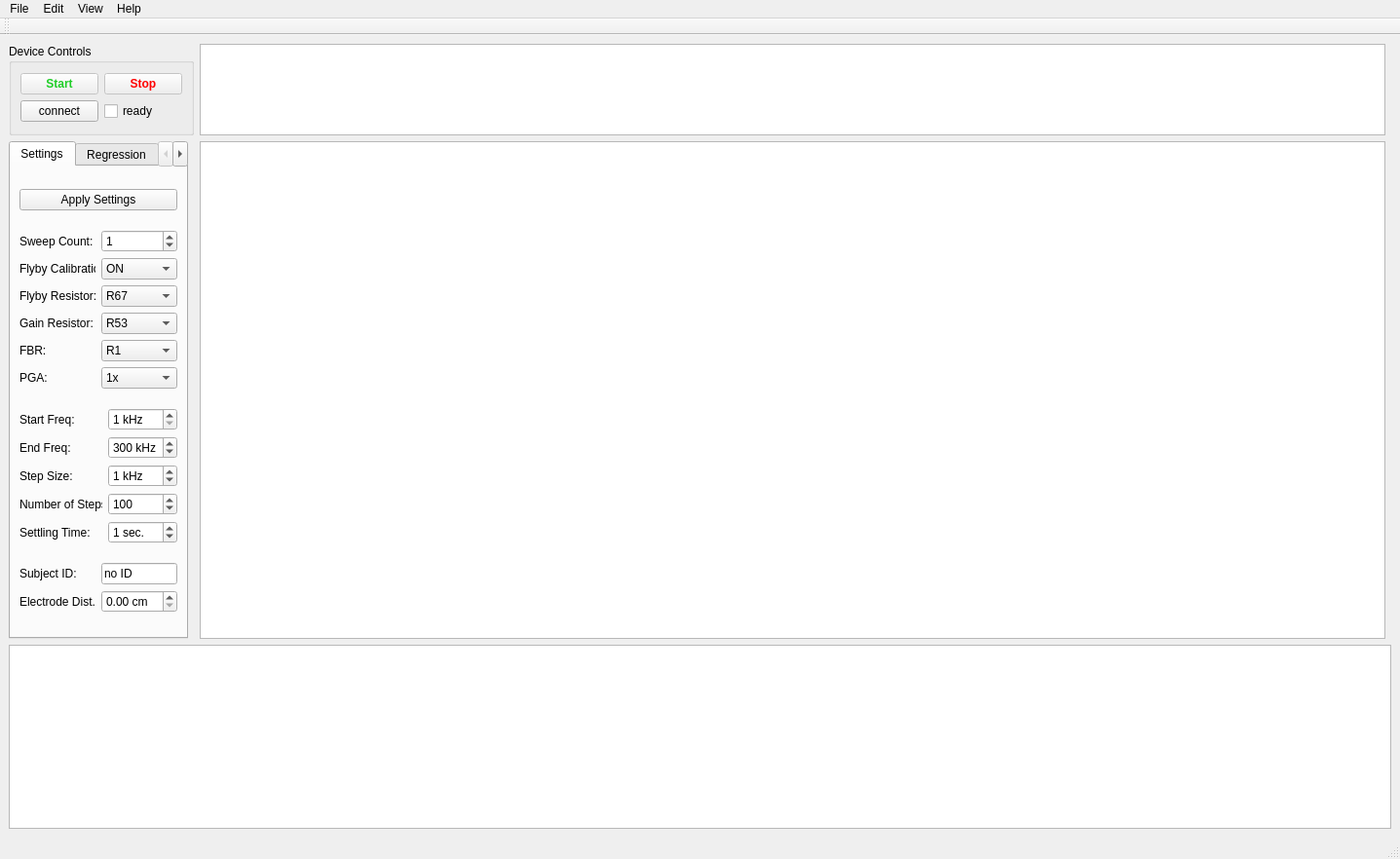
<?xml version="1.0" encoding="UTF-8"?>
<ui version="4.0">
 <class>mainWindow</class>
 <widget class="QMainWindow" name="mainWindow">
  <property name="geometry">
   <rect>
    <x>0</x>
    <y>0</y>
    <width>1437</width>
    <height>882</height>
   </rect>
  </property>
  <property name="sizePolicy">
   <sizepolicy hsizetype="Preferred" vsizetype="Ignored">
    <horstretch>0</horstretch>
    <verstretch>0</verstretch>
   </sizepolicy>
  </property>
  <property name="maximumSize">
   <size>
    <width>16777215</width>
    <height>1000</height>
   </size>
  </property>
  <property name="windowTitle">
   <string>ipsectro</string>
  </property>
  <widget class="QWidget" name="centralwidget">
   <layout class="QGridLayout" name="gridLayout_3">
    <item row="1" column="1">
     <widget class="PlotWidget" name="plot1_graphicsView">
      <property name="minimumSize">
       <size>
        <width>849</width>
        <height>511</height>
       </size>
      </property>
     </widget>
    </item>
    <item row="1" column="0">
     <widget class="QTabWidget" name="tabWidget">
      <property name="maximumSize">
       <size>
        <width>184</width>
        <height>16777215</height>
       </size>
      </property>
      <property name="currentIndex">
       <number>0</number>
      </property>
      <widget class="QWidget" name="tab">
       <attribute name="title">
        <string>Settings</string>
       </attribute>
       <layout class="QGridLayout" name="gridLayout_6">
        <item row="1" column="1">
         <layout class="QGridLayout" name="gridLayout_9">
          <item row="3" column="0">
           <widget class="QLabel" name="label_3">
            <property name="text">
             <string>Gain Resistor:</string>
            </property>
           </widget>
          </item>
          <item row="2" column="1">
           <widget class="QComboBox" name="flyby_resistor_comboBox">
            <item>
             <property name="text">
              <string>R67</string>
             </property>
            </item>
            <item>
             <property name="text">
              <string>R69</string>
             </property>
            </item>
            <item>
             <property name="text">
              <string>R71</string>
             </property>
            </item>
            <item>
             <property name="text">
              <string>R73</string>
             </property>
            </item>
            <item>
             <property name="text">
              <string>R65</string>
             </property>
            </item>
            <item>
             <property name="text">
              <string>R74/R72/C81</string>
             </property>
            </item>
            <item>
             <property name="text">
              <string>R70/R68/C79</string>
             </property>
            </item>
            <item>
             <property name="text">
              <string>R66/R64/C75</string>
             </property>
            </item>
           </widget>
          </item>
          <item row="0" column="1">
           <widget class="QSpinBox" name="sweep_count_spinBox">
            <property name="value">
             <number>1</number>
            </property>
           </widget>
          </item>
          <item row="1" column="1">
           <widget class="QComboBox" name="flyby_calibration_comboBox">
            <item>
             <property name="text">
              <string>ON</string>
             </property>
            </item>
            <item>
             <property name="text">
              <string>OFF</string>
             </property>
            </item>
           </widget>
          </item>
          <item row="4" column="1">
           <widget class="QComboBox" name="fbr_comboBox">
            <item>
             <property name="text">
              <string>R1</string>
             </property>
            </item>
            <item>
             <property name="text">
              <string>R4</string>
             </property>
            </item>
            <item>
             <property name="text">
              <string>R6</string>
             </property>
            </item>
            <item>
             <property name="text">
              <string>R7</string>
             </property>
            </item>
            <item>
             <property name="text">
              <string>R11</string>
             </property>
            </item>
            <item>
             <property name="text">
              <string>R15</string>
             </property>
            </item>
            <item>
             <property name="text">
              <string>R17</string>
             </property>
            </item>
            <item>
             <property name="text">
              <string>R19</string>
             </property>
            </item>
           </widget>
          </item>
          <item row="3" column="1">
           <widget class="QComboBox" name="gain_resistor_comboBox">
            <item>
             <property name="text">
              <string>R53</string>
             </property>
            </item>
            <item>
             <property name="text">
              <string>R54</string>
             </property>
            </item>
            <item>
             <property name="text">
              <string>R55</string>
             </property>
            </item>
            <item>
             <property name="text">
              <string>R56</string>
             </property>
            </item>
            <item>
             <property name="text">
              <string>R44</string>
             </property>
            </item>
            <item>
             <property name="text">
              <string>R46</string>
             </property>
            </item>
            <item>
             <property name="text">
              <string>R50</string>
             </property>
            </item>
            <item>
             <property name="text">
              <string>R52</string>
             </property>
            </item>
           </widget>
          </item>
          <item row="2" column="0">
           <widget class="QLabel" name="label_5">
            <property name="text">
             <string>Flyby Resistor:</string>
            </property>
           </widget>
          </item>
          <item row="5" column="1">
           <widget class="QComboBox" name="pga_comboBox">
            <item>
             <property name="text">
              <string>1x</string>
             </property>
            </item>
            <item>
             <property name="text">
              <string>5x</string>
             </property>
            </item>
           </widget>
          </item>
          <item row="4" column="0">
           <widget class="QLabel" name="label_4">
            <property name="text">
             <string>FBR:</string>
            </property>
           </widget>
          </item>
          <item row="1" column="0">
           <widget class="QLabel" name="label_2">
            <property name="text">
             <string>Flyby Calibration:</string>
            </property>
           </widget>
          </item>
          <item row="5" column="0">
           <widget class="QLabel" name="label_6">
            <property name="text">
             <string>PGA:</string>
            </property>
           </widget>
          </item>
          <item row="0" column="0">
           <widget class="QLabel" name="label">
            <property name="text">
             <string>Sweep Count:</string>
            </property>
           </widget>
          </item>
         </layout>
        </item>
        <item row="2" column="1">
         <layout class="QVBoxLayout" name="verticalLayout_2">
          <item>
           <layout class="QGridLayout" name="gridLayout_5">
            <item row="0" column="1">
             <widget class="QSpinBox" name="start_freq_spinBox">
              <property name="suffix">
               <string> kHz</string>
              </property>
              <property name="minimum">
               <number>1</number>
              </property>
              <property name="maximum">
               <number>499</number>
              </property>
             </widget>
            </item>
            <item row="1" column="1">
             <widget class="QSpinBox" name="end_freq_spinBox">
              <property name="suffix">
               <string> kHz</string>
              </property>
              <property name="prefix">
               <string/>
              </property>
              <property name="minimum">
               <number>1</number>
              </property>
              <property name="maximum">
               <number>500</number>
              </property>
              <property name="value">
               <number>300</number>
              </property>
             </widget>
            </item>
            <item row="2" column="0">
             <widget class="QLabel" name="label_9">
              <property name="text">
               <string>Step Size:</string>
              </property>
             </widget>
            </item>
            <item row="2" column="1">
             <widget class="QSpinBox" name="step_size_spinBox">
              <property name="suffix">
               <string> kHz</string>
              </property>
              <property name="maximum">
               <number>5</number>
              </property>
              <property name="value">
               <number>1</number>
              </property>
             </widget>
            </item>
            <item row="4" column="0">
             <widget class="QLabel" name="label_11">
              <property name="text">
               <string>Settling Time:</string>
              </property>
             </widget>
            </item>
            <item row="0" column="0">
             <widget class="QLabel" name="label_7">
              <property name="text">
               <string>Start Freq:</string>
              </property>
             </widget>
            </item>
            <item row="4" column="1">
             <widget class="QSpinBox" name="settling_time_spinBox">
              <property name="suffix">
               <string> sec.</string>
              </property>
              <property name="maximum">
               <number>5</number>
              </property>
              <property name="value">
               <number>1</number>
              </property>
             </widget>
            </item>
            <item row="3" column="0">
             <widget class="QLabel" name="label_10">
              <property name="text">
               <string>Number of Steps:</string>
              </property>
             </widget>
            </item>
            <item row="1" column="0">
             <widget class="QLabel" name="label_8">
              <property name="text">
               <string>End Freq:</string>
              </property>
             </widget>
            </item>
            <item row="3" column="1">
             <widget class="QSpinBox" name="number_of_steps_spinBox_4">
              <property name="minimum">
               <number>1</number>
              </property>
              <property name="maximum">
               <number>511</number>
              </property>
              <property name="value">
               <number>100</number>
              </property>
             </widget>
            </item>
           </layout>
          </item>
         </layout>
        </item>
        <item row="3" column="1">
         <layout class="QGridLayout" name="gridLayout_10">
          <item row="0" column="0">
           <widget class="QLabel" name="label_12">
            <property name="text">
             <string>Subject ID:</string>
            </property>
           </widget>
          </item>
          <item row="0" column="1">
           <widget class="QLineEdit" name="subject_id_lineEdit">
            <property name="inputMask">
             <string/>
            </property>
            <property name="text">
             <string>no ID</string>
            </property>
           </widget>
          </item>
          <item row="1" column="1">
           <widget class="QDoubleSpinBox" name="electode_dist_doubleSpinBox">
            <property name="suffix">
             <string> cm</string>
            </property>
           </widget>
          </item>
          <item row="1" column="0">
           <widget class="QLabel" name="label_13">
            <property name="text">
             <string>Electrode Dist.</string>
            </property>
           </widget>
          </item>
         </layout>
        </item>
        <item row="0" column="1">
         <widget class="QPushButton" name="apply_settings_QPushButton">
          <property name="text">
           <string>Apply Settings</string>
          </property>
         </widget>
        </item>
       </layout>
      </widget>
      <widget class="QWidget" name="tab_2">
       <attribute name="title">
        <string>Regression</string>
       </attribute>
       <layout class="QGridLayout" name="gridLayout_8">
        <item row="1" column="0">
         <layout class="QGridLayout" name="gridLayout_7">
          <item row="7" column="0">
           <widget class="QLabel" name="label_16">
            <property name="text">
             <string>TextLabel</string>
            </property>
           </widget>
          </item>
          <item row="5" column="0">
           <widget class="QLabel" name="label_20">
            <property name="text">
             <string>TextLabel</string>
            </property>
           </widget>
          </item>
          <item row="2" column="0">
           <widget class="QLabel" name="label_17">
            <property name="text">
             <string>TextLabel</string>
            </property>
           </widget>
          </item>
          <item row="4" column="0">
           <widget class="QLabel" name="label_19">
            <property name="text">
             <string>TextLabel</string>
            </property>
           </widget>
          </item>
          <item row="1" column="0">
           <widget class="QLabel" name="label_15">
            <property name="text">
             <string>TextLabel</string>
            </property>
           </widget>
          </item>
          <item row="0" column="0">
           <widget class="QLabel" name="label_14">
            <property name="text">
             <string>TextLabel</string>
            </property>
           </widget>
          </item>
          <item row="3" column="0">
           <widget class="QLabel" name="label_18">
            <property name="text">
             <string>TextLabel</string>
            </property>
           </widget>
          </item>
          <item row="6" column="0">
           <widget class="QLabel" name="label_21">
            <property name="text">
             <string>TextLabel</string>
            </property>
           </widget>
          </item>
          <item row="0" column="1">
           <widget class="QLabel" name="label_22">
            <property name="text">
             <string>TextLabel</string>
            </property>
           </widget>
          </item>
          <item row="1" column="1">
           <widget class="QLabel" name="label_23">
            <property name="text">
             <string>TextLabel</string>
            </property>
           </widget>
          </item>
          <item row="2" column="1">
           <widget class="QLabel" name="label_24">
            <property name="text">
             <string>TextLabel</string>
            </property>
           </widget>
          </item>
          <item row="3" column="1">
           <widget class="QLabel" name="label_25">
            <property name="text">
             <string>TextLabel</string>
            </property>
           </widget>
          </item>
          <item row="4" column="1">
           <widget class="QLabel" name="label_26">
            <property name="text">
             <string>TextLabel</string>
            </property>
           </widget>
          </item>
          <item row="5" column="1">
           <widget class="QLabel" name="label_27">
            <property name="text">
             <string>TextLabel</string>
            </property>
           </widget>
          </item>
          <item row="6" column="1">
           <widget class="QLabel" name="label_28">
            <property name="text">
             <string>TextLabel</string>
            </property>
           </widget>
          </item>
          <item row="7" column="1">
           <widget class="QLabel" name="label_29">
            <property name="text">
             <string>TextLabel</string>
            </property>
           </widget>
          </item>
         </layout>
        </item>
        <item row="0" column="0">
         <widget class="QPushButton" name="run_regression_QPushButton">
          <property name="text">
           <string>Run Regression</string>
          </property>
         </widget>
        </item>
       </layout>
      </widget>
      <widget class="QWidget" name="tab_5">
       <attribute name="title">
        <string>Page</string>
       </attribute>
       <widget class="QGroupBox" name="groupBox_2">
        <property name="geometry">
         <rect>
          <x>0</x>
          <y>0</y>
          <width>301</width>
          <height>481</height>
         </rect>
        </property>
        <property name="title">
         <string>All Scans</string>
        </property>
        <layout class="QGridLayout" name="gridLayout_11">
         <item row="3" column="1">
          <widget class="QTableView" name="tableView"/>
         </item>
         <item row="2" column="1">
          <layout class="QHBoxLayout" name="horizontalLayout_2">
           <item>
            <widget class="QPushButton" name="pushButton_3">
             <property name="text">
              <string>View</string>
             </property>
            </widget>
           </item>
           <item>
            <widget class="QPushButton" name="pushButton_4">
             <property name="text">
              <string>Delete</string>
             </property>
            </widget>
           </item>
          </layout>
         </item>
         <item row="3" column="0">
          <widget class="QTreeWidget" name="treeWidget">
           <column>
            <property name="text">
             <string notr="true">1</string>
            </property>
           </column>
          </widget>
         </item>
         <item row="1" column="1">
          <layout class="QHBoxLayout" name="horizontalLayout">
           <item>
            <widget class="QPushButton" name="pushButton_2">
             <property name="text">
              <string>Un-Plot Data</string>
             </property>
            </widget>
           </item>
           <item>
            <widget class="QPushButton" name="pushButton">
             <property name="text">
              <string>Plot Data</string>
             </property>
            </widget>
           </item>
          </layout>
         </item>
        </layout>
       </widget>
      </widget>
     </widget>
    </item>
    <item row="2" column="0" colspan="3">
     <widget class="QTextBrowser" name="bottom_textBrowser">
      <property name="maximumSize">
       <size>
        <width>16777215</width>
        <height>1111111</height>
       </size>
      </property>
     </widget>
    </item>
    <item row="0" column="0">
     <widget class="QGroupBox" name="groupBox">
      <property name="title">
       <string>Device Controls</string>
      </property>
      <layout class="QGridLayout" name="gridLayout_2">
       <item row="0" column="0">
        <layout class="QGridLayout" name="gridLayout">
         <item row="1" column="0">
          <widget class="QPushButton" name="connect_pushButton">
           <property name="enabled">
            <bool>true</bool>
           </property>
           <property name="maximumSize">
            <size>
             <width>200</width>
             <height>16777215</height>
            </size>
           </property>
           <property name="text">
            <string>connect</string>
           </property>
          </widget>
         </item>
         <item row="0" column="0">
          <widget class="QPushButton" name="start_QPushButton">
           <property name="enabled">
            <bool>false</bool>
           </property>
           <property name="maximumSize">
            <size>
             <width>1000</width>
             <height>16777215</height>
            </size>
           </property>
           <property name="font">
            <font>
             <weight>75</weight>
             <bold>true</bold>
            </font>
           </property>
           <property name="styleSheet">
            <string notr="true">QPushButton { color: rgb(31, 206, 39)}</string>
           </property>
           <property name="text">
            <string>Start</string>
           </property>
          </widget>
         </item>
         <item row="0" column="1">
          <widget class="QPushButton" name="stop_QPushButton">
           <property name="enabled">
            <bool>false</bool>
           </property>
           <property name="maximumSize">
            <size>
             <width>1000</width>
             <height>1000</height>
            </size>
           </property>
           <property name="font">
            <font>
             <weight>75</weight>
             <bold>true</bold>
            </font>
           </property>
           <property name="styleSheet">
            <string notr="true">QPushButton{color: red}</string>
           </property>
           <property name="text">
            <string>Stop</string>
           </property>
          </widget>
         </item>
         <item row="1" column="1">
          <widget class="QCheckBox" name="checkBox">
           <property name="text">
            <string>ready</string>
           </property>
           <property name="checkable">
            <bool>true</bool>
           </property>
          </widget>
         </item>
        </layout>
       </item>
      </layout>
     </widget>
    </item>
    <item row="0" column="1">
     <widget class="PlotWidget" name="temp_graphicsView">
      <property name="minimumSize">
       <size>
        <width>0</width>
        <height>70</height>
       </size>
      </property>
      <property name="maximumSize">
       <size>
        <width>16777215</width>
        <height>98</height>
       </size>
      </property>
      <property name="toolTip">
       <string/>
      </property>
      <property name="statusTip">
       <string>Internal Device Temperature</string>
      </property>
     </widget>
    </item>
   </layout>
  </widget>
  <widget class="QMenuBar" name="menubar">
   <property name="geometry">
    <rect>
     <x>0</x>
     <y>0</y>
     <width>1437</width>
     <height>26</height>
    </rect>
   </property>
   <widget class="QMenu" name="menuFile">
    <property name="title">
     <string>File</string>
    </property>
   </widget>
   <widget class="QMenu" name="menuEdit">
    <property name="title">
     <string>Edit</string>
    </property>
   </widget>
   <widget class="QMenu" name="menuView">
    <property name="title">
     <string>View</string>
    </property>
   </widget>
   <widget class="QMenu" name="menuHelp">
    <property name="title">
     <string>Help</string>
    </property>
   </widget>
   <addaction name="menuFile"/>
   <addaction name="menuEdit"/>
   <addaction name="menuView"/>
   <addaction name="menuHelp"/>
  </widget>
  <widget class="QStatusBar" name="statusbar"/>
  <widget class="QToolBar" name="toolBar">
   <property name="windowTitle">
    <string>toolBar</string>
   </property>
   <attribute name="toolBarArea">
    <enum>TopToolBarArea</enum>
   </attribute>
   <attribute name="toolBarBreak">
    <bool>false</bool>
   </attribute>
  </widget>
 </widget>
 <customwidgets>
  <customwidget>
   <class>PlotWidget</class>
   <extends>QGraphicsView</extends>
   <header>pyqtgraph</header>
  </customwidget>
 </customwidgets>
 <resources/>
 <connections>
  <connection>
   <sender>start_QPushButton</sender>
   <signal>objectNameChanged(QString)</signal>
   <receiver>bottom_textBrowser</receiver>
   <slot>insertPlainText(QString)</slot>
   <hints>
    <hint type="sourcelabel">
     <x>148</x>
     <y>76</y>
    </hint>
    <hint type="destinationlabel">
     <x>696</x>
     <y>667</y>
    </hint>
   </hints>
  </connection>
  <connection>
   <sender>checkBox</sender>
   <signal>toggled(bool)</signal>
   <receiver>start_QPushButton</receiver>
   <slot>setEnabled(bool)</slot>
   <hints>
    <hint type="sourcelabel">
     <x>146</x>
     <y>127</y>
    </hint>
    <hint type="destinationlabel">
     <x>56</x>
     <y>91</y>
    </hint>
   </hints>
  </connection>
  <connection>
   <sender>connect_pushButton</sender>
   <signal>clicked()</signal>
   <receiver>checkBox</receiver>
   <slot>toggle()</slot>
   <hints>
    <hint type="sourcelabel">
     <x>56</x>
     <y>127</y>
    </hint>
    <hint type="destinationlabel">
     <x>146</x>
     <y>127</y>
    </hint>
   </hints>
  </connection>
  <connection>
   <sender>checkBox</sender>
   <signal>toggled(bool)</signal>
   <receiver>stop_QPushButton</receiver>
   <slot>setEnabled(bool)</slot>
   <hints>
    <hint type="sourcelabel">
     <x>146</x>
     <y>127</y>
    </hint>
    <hint type="destinationlabel">
     <x>146</x>
     <y>91</y>
    </hint>
   </hints>
  </connection>
  <connection>
   <sender>connect_pushButton</sender>
   <signal>released()</signal>
   <receiver>connect_pushButton</receiver>
   <slot>hide()</slot>
   <hints>
    <hint type="sourcelabel">
     <x>56</x>
     <y>127</y>
    </hint>
    <hint type="destinationlabel">
     <x>56</x>
     <y>127</y>
    </hint>
   </hints>
  </connection>
 </connections>
</ui>
